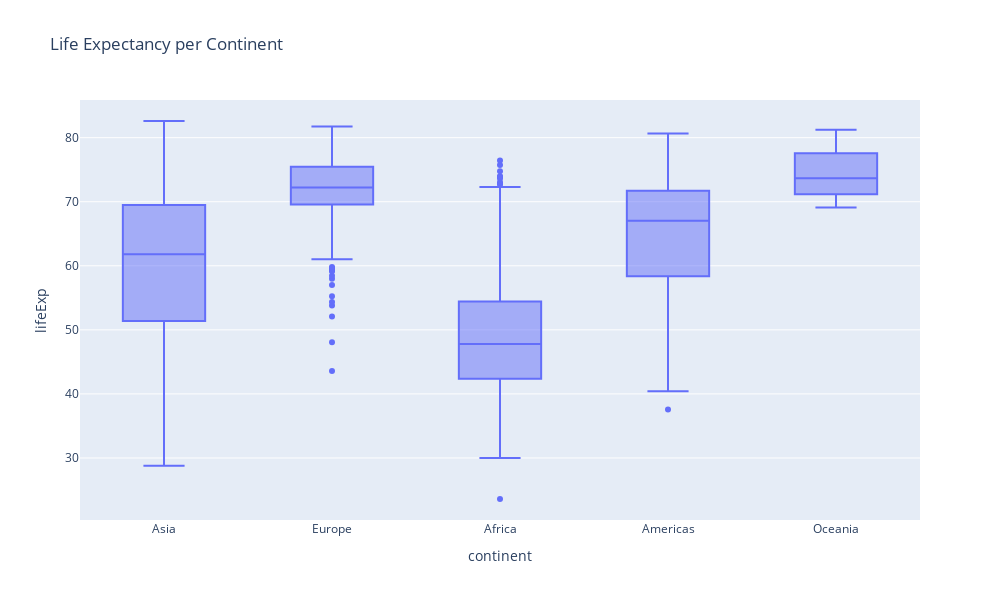

Notebook source saved alongside this figure:
### Code cell
# Creating a box plot of life expectancy per continent
fig = px.box(df, x='continent', y='lifeExp', 
             title='Life Expectancy per Continent',
             height = 600, width = 1000)
fig.show()

### Figure 1 — Plotly figure (JSON) as saved in the notebook; plotly's stock layout.template omitted (floating-point values rounded to 4 significant figures; data arrays with more than 128 entries replaced by an {"elided": "..."} marker saying what was removed)
{"data": [{"alignmentgroup": "True", "hovertemplate": "continent=%{x}<br>lifeExp=%{y}<extra></extra>", "legendgroup": "", "marker": {"color": "#636efa"}, "name": "", "notched": false, "offsetgroup": "", "orientation": "v", "showlegend": false, "type": "box", "x": {"elided": "1704 str values"}, "x0": " ", "xaxis": "x", "y": {"elided": "1704 float values"}, "y0": " ", "yaxis": "y"}], "layout": {"boxmode": "group", "height": 600, "legend": {"tracegroupgap": 0}, "title": {"text": "Life Expectancy per Continent"}, "width": 1000, "xaxis": {"anchor": "y", "domain": [0, 1], "title": {"text": "continent"}}, "yaxis": {"anchor": "x", "domain": [0, 1], "title": {"text": "lifeExp"}}}}
